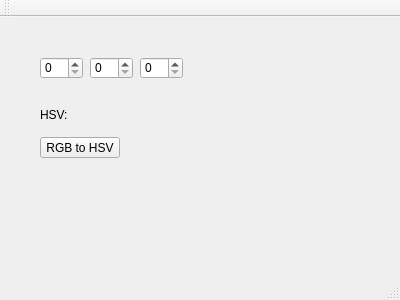
<?xml version="1.0" encoding="UTF-8"?>
<ui version="4.0">
 <class>MainWindow</class>
 <widget class="QMainWindow" name="MainWindow">
  <property name="geometry">
   <rect>
    <x>0</x>
    <y>0</y>
    <width>400</width>
    <height>300</height>
   </rect>
  </property>
  <property name="windowTitle">
   <string>MainWindow</string>
  </property>
  <widget class="QWidget" name="centralWidget">
   <widget class="QSpinBox" name="red">
    <property name="geometry">
     <rect>
      <x>40</x>
      <y>40</y>
      <width>43</width>
      <height>22</height>
     </rect>
    </property>
   </widget>
   <widget class="QSpinBox" name="green">
    <property name="geometry">
     <rect>
      <x>90</x>
      <y>40</y>
      <width>43</width>
      <height>22</height>
     </rect>
    </property>
   </widget>
   <widget class="QSpinBox" name="blue">
    <property name="geometry">
     <rect>
      <x>140</x>
      <y>40</y>
      <width>43</width>
      <height>22</height>
     </rect>
    </property>
   </widget>
   <widget class="QLabel" name="label">
    <property name="geometry">
     <rect>
      <x>40</x>
      <y>90</y>
      <width>321</width>
      <height>16</height>
     </rect>
    </property>
    <property name="text">
     <string>HSV: </string>
    </property>
   </widget>
   <widget class="QPushButton" name="pushButton">
    <property name="geometry">
     <rect>
      <x>40</x>
      <y>120</y>
      <width>80</width>
      <height>21</height>
     </rect>
    </property>
    <property name="text">
     <string>RGB to HSV</string>
    </property>
   </widget>
  </widget>
  <widget class="QMenuBar" name="menuBar">
   <property name="geometry">
    <rect>
     <x>0</x>
     <y>0</y>
     <width>400</width>
     <height>20</height>
    </rect>
   </property>
  </widget>
  <widget class="QToolBar" name="mainToolBar">
   <attribute name="toolBarArea">
    <enum>TopToolBarArea</enum>
   </attribute>
   <attribute name="toolBarBreak">
    <bool>false</bool>
   </attribute>
  </widget>
  <widget class="QStatusBar" name="statusBar"/>
 </widget>
 <layoutdefault spacing="6" margin="11"/>
 <resources/>
 <connections/>
</ui>
